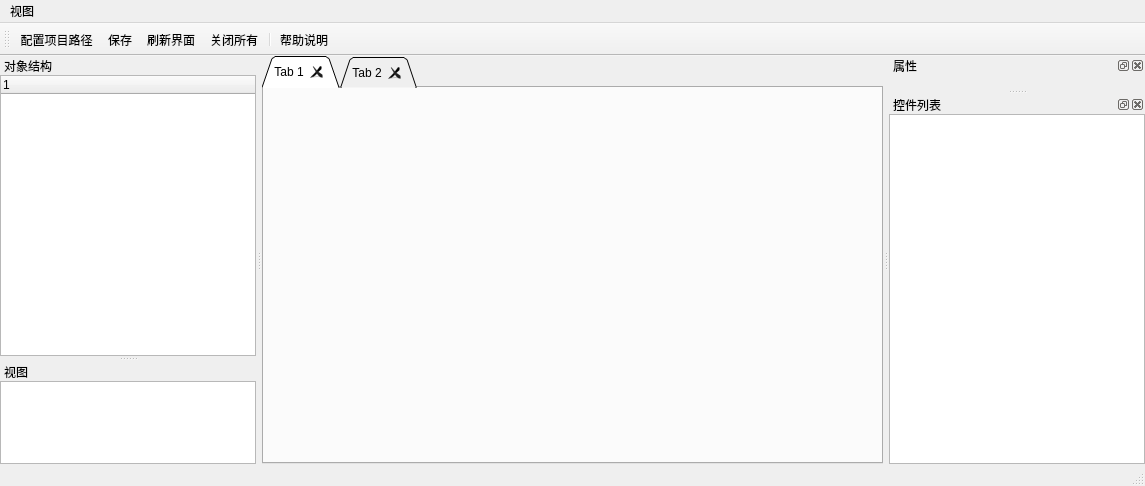
<?xml version="1.0" encoding="UTF-8"?>
<ui version="4.0">
 <class>MainWindow</class>
 <widget class="QMainWindow" name="MainWindow">
  <property name="geometry">
   <rect>
    <x>0</x>
    <y>0</y>
    <width>1145</width>
    <height>486</height>
   </rect>
  </property>
  <property name="windowTitle">
   <string>主菜单</string>
  </property>
  <property name="dockNestingEnabled">
   <bool>false</bool>
  </property>
  <widget class="QWidget" name="centralWidget">
   <layout class="QHBoxLayout" name="horizontalLayout">
    <property name="leftMargin">
     <number>0</number>
    </property>
    <property name="topMargin">
     <number>0</number>
    </property>
    <property name="rightMargin">
     <number>0</number>
    </property>
    <property name="bottomMargin">
     <number>0</number>
    </property>
    <item>
     <widget class="QTabWidget" name="tabWidget">
      <property name="sizePolicy">
       <sizepolicy hsizetype="Expanding" vsizetype="Expanding">
        <horstretch>0</horstretch>
        <verstretch>0</verstretch>
       </sizepolicy>
      </property>
      <property name="contextMenuPolicy">
       <enum>Qt::CustomContextMenu</enum>
      </property>
      <property name="layoutDirection">
       <enum>Qt::LeftToRight</enum>
      </property>
      <property name="autoFillBackground">
       <bool>true</bool>
      </property>
      <property name="tabPosition">
       <enum>QTabWidget::North</enum>
      </property>
      <property name="tabShape">
       <enum>QTabWidget::Triangular</enum>
      </property>
      <property name="currentIndex">
       <number>0</number>
      </property>
      <property name="tabsClosable">
       <bool>true</bool>
      </property>
      <property name="movable">
       <bool>false</bool>
      </property>
      <widget class="QWidget" name="tab_3">
       <attribute name="title">
        <string>Tab 1</string>
       </attribute>
       <layout class="QGridLayout" name="gridLayout"/>
      </widget>
      <widget class="QWidget" name="tab_4">
       <attribute name="title">
        <string>Tab 2</string>
       </attribute>
      </widget>
     </widget>
    </item>
   </layout>
  </widget>
  <widget class="QMenuBar" name="menuBar">
   <property name="geometry">
    <rect>
     <x>0</x>
     <y>0</y>
     <width>1145</width>
     <height>22</height>
    </rect>
   </property>
   <widget class="QMenu" name="menu">
    <property name="title">
     <string>视图</string>
    </property>
    <addaction name="actionShowPrint"/>
    <addaction name="actionShowProperty"/>
    <addaction name="actionShowControls"/>
   </widget>
   <addaction name="menu"/>
  </widget>
  <widget class="QToolBar" name="mainToolBar">
   <property name="autoFillBackground">
    <bool>false</bool>
   </property>
   <property name="movable">
    <bool>true</bool>
   </property>
   <property name="toolButtonStyle">
    <enum>Qt::ToolButtonIconOnly</enum>
   </property>
   <property name="floatable">
    <bool>true</bool>
   </property>
   <attribute name="toolBarArea">
    <enum>TopToolBarArea</enum>
   </attribute>
   <attribute name="toolBarBreak">
    <bool>false</bool>
   </attribute>
   <addaction name="action_setingResource"/>
   <addaction name="action_savexml"/>
   <addaction name="actionRefresh"/>
   <addaction name="action_closeall"/>
   <addaction name="separator"/>
   <addaction name="action_help"/>
  </widget>
  <widget class="QStatusBar" name="statusBar"/>
  <widget class="QDockWidget" name="dockWidget">
   <property name="minimumSize">
    <size>
     <width>250</width>
     <height>300</height>
    </size>
   </property>
   <property name="inputMethodHints">
    <set>Qt::ImhNone</set>
   </property>
   <property name="features">
    <set>QDockWidget::DockWidgetMovable</set>
   </property>
   <property name="allowedAreas">
    <set>Qt::LeftDockWidgetArea</set>
   </property>
   <property name="windowTitle">
    <string>对象结构</string>
   </property>
   <attribute name="dockWidgetArea">
    <number>1</number>
   </attribute>
   <widget class="QWidget" name="dockWidgetContents">
    <layout class="QVBoxLayout" name="verticalLayout">
     <property name="leftMargin">
      <number>0</number>
     </property>
     <property name="topMargin">
      <number>0</number>
     </property>
     <property name="rightMargin">
      <number>0</number>
     </property>
     <property name="bottomMargin">
      <number>0</number>
     </property>
     <item>
      <widget class="QTreeWidget" name="treeWidget">
       <property name="contextMenuPolicy">
        <enum>Qt::CustomContextMenu</enum>
       </property>
       <property name="dragEnabled">
        <bool>true</bool>
       </property>
       <property name="dragDropOverwriteMode">
        <bool>false</bool>
       </property>
       <property name="dragDropMode">
        <enum>QAbstractItemView::InternalMove</enum>
       </property>
       <property name="headerHidden">
        <bool>false</bool>
       </property>
       <column>
        <property name="text">
         <string notr="true">1</string>
        </property>
       </column>
      </widget>
     </item>
    </layout>
   </widget>
  </widget>
  <widget class="QDockWidget" name="dockWidget_4">
   <property name="features">
    <set>QDockWidget::NoDockWidgetFeatures</set>
   </property>
   <property name="allowedAreas">
    <set>Qt::LeftDockWidgetArea</set>
   </property>
   <property name="windowTitle">
    <string>视图</string>
   </property>
   <attribute name="dockWidgetArea">
    <number>1</number>
   </attribute>
   <widget class="QWidget" name="dockWidgetContents_4">
    <layout class="QGridLayout" name="gridLayout_4">
     <property name="leftMargin">
      <number>0</number>
     </property>
     <property name="topMargin">
      <number>0</number>
     </property>
     <property name="rightMargin">
      <number>0</number>
     </property>
     <property name="bottomMargin">
      <number>0</number>
     </property>
     <item row="0" column="0">
      <widget class="QTreeView" name="treeView">
       <property name="contextMenuPolicy">
        <enum>Qt::CustomContextMenu</enum>
       </property>
       <property name="autoScrollMargin">
        <number>16</number>
       </property>
       <property name="headerHidden">
        <bool>true</bool>
       </property>
      </widget>
     </item>
    </layout>
   </widget>
  </widget>
  <widget class="QDockWidget" name="dockWidget_2">
   <property name="windowTitle">
    <string>属性</string>
   </property>
   <attribute name="dockWidgetArea">
    <number>2</number>
   </attribute>
   <widget class="QWidget" name="dockWidgetContents_2"/>
  </widget>
  <widget class="QDockWidget" name="dockWidget_3">
   <property name="windowTitle">
    <string>控件列表</string>
   </property>
   <attribute name="dockWidgetArea">
    <number>2</number>
   </attribute>
   <widget class="QWidget" name="dockWidgetContents_3">
    <layout class="QHBoxLayout" name="horizontalLayout_2">
     <property name="leftMargin">
      <number>0</number>
     </property>
     <property name="topMargin">
      <number>0</number>
     </property>
     <property name="rightMargin">
      <number>0</number>
     </property>
     <property name="bottomMargin">
      <number>0</number>
     </property>
     <item>
      <widget class="QListWidget" name="listWidget">
       <property name="acceptDrops">
        <bool>false</bool>
       </property>
      </widget>
     </item>
    </layout>
   </widget>
  </widget>
  <action name="action_readjson">
   <property name="text">
    <string>打开json</string>
   </property>
   <property name="toolTip">
    <string>打开json</string>
   </property>
  </action>
  <action name="action_setingResource">
   <property name="text">
    <string>配置项目路径</string>
   </property>
  </action>
  <action name="actionRefresh">
   <property name="text">
    <string>刷新界面</string>
   </property>
   <property name="shortcut">
    <string>F5</string>
   </property>
  </action>
  <action name="action_closeall">
   <property name="text">
    <string>关闭所有</string>
   </property>
  </action>
  <action name="action_savexml">
   <property name="enabled">
    <bool>true</bool>
   </property>
   <property name="text">
    <string>保存</string>
   </property>
   <property name="toolTip">
    <string>保存数据</string>
   </property>
   <property name="shortcut">
    <string>Ctrl+S</string>
   </property>
   <property name="visible">
    <bool>true</bool>
   </property>
  </action>
  <action name="actionShowPrint">
   <property name="checkable">
    <bool>true</bool>
   </property>
   <property name="checked">
    <bool>true</bool>
   </property>
   <property name="text">
    <string>控制台</string>
   </property>
  </action>
  <action name="actionShowProperty">
   <property name="checkable">
    <bool>true</bool>
   </property>
   <property name="checked">
    <bool>true</bool>
   </property>
   <property name="text">
    <string>属性框</string>
   </property>
  </action>
  <action name="actionShowControls">
   <property name="checkable">
    <bool>true</bool>
   </property>
   <property name="checked">
    <bool>true</bool>
   </property>
   <property name="text">
    <string>控件列表</string>
   </property>
  </action>
  <action name="action_help">
   <property name="text">
    <string>帮助说明</string>
   </property>
  </action>
  <zorder>dockWidget</zorder>
  <zorder>dockWidget_2</zorder>
  <zorder>dockWidget_3</zorder>
 </widget>
 <layoutdefault spacing="6" margin="11"/>
 <resources/>
 <connections/>
</ui>
